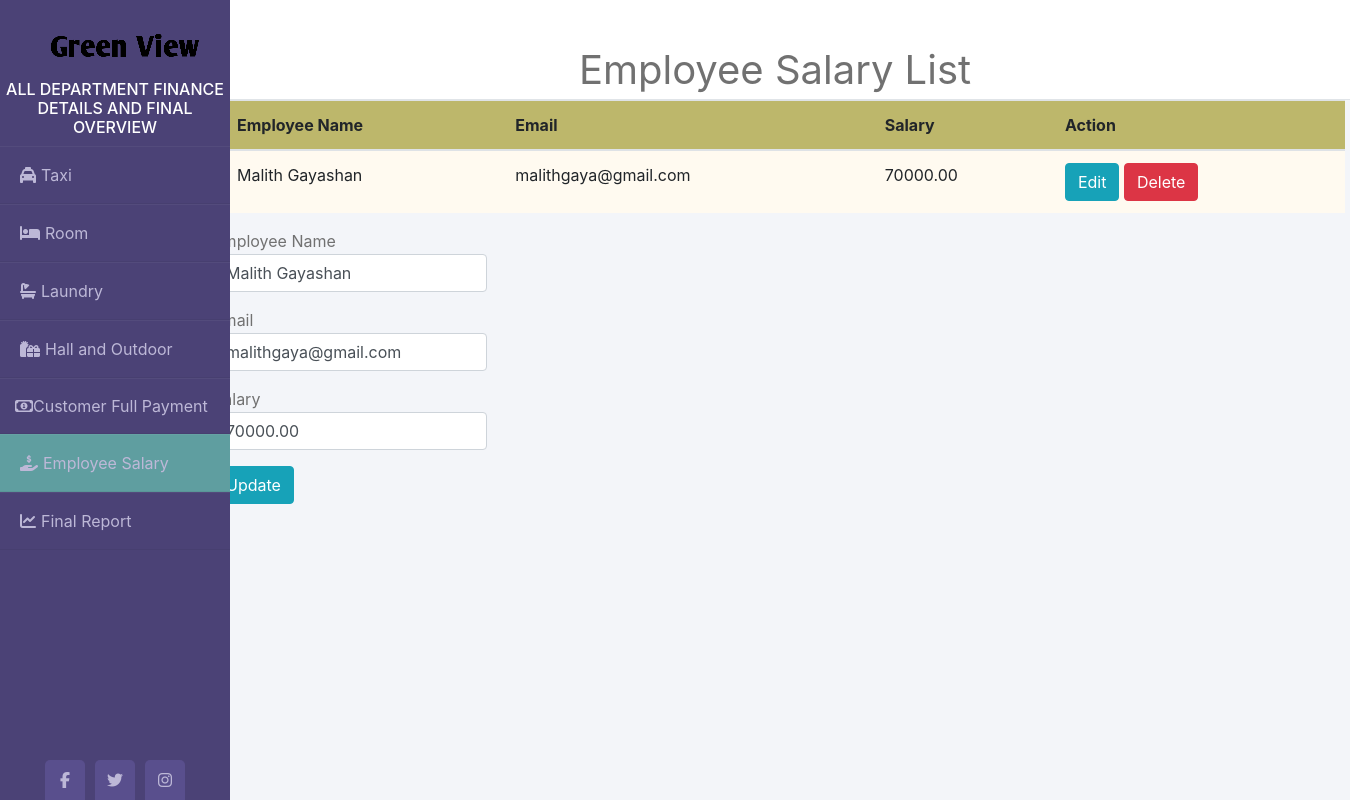
The page /indexEmployee.php?edit=1 on the database its author committed.
### tables this page shows
CREATE TABLE `employee_salary` (
  `employee_id` int(4) NOT NULL,
  `employee_name` varchar(100) NOT NULL,
  `email` varchar(50) NOT NULL,
  `sal` decimal(10,2) NOT NULL
);

### Backend/employeeIndex.php (called while the page is built, shortened)
<?php
    $mysqli = new mysqli('localhost','root','','greenview') or die(mysqli_error($mysqli));
    if(isset($_GET['edit'])){
        $id = $_GET['edit'];
        $update = true;
        $result = $mysqli->query("SELECT * FROM employee_salary WHERE employee_id = $id") or die($mysqli->error());
        if(count($result)==1){
            $row = $result->fetch_array();
            $name = $row['employee_name'];
            $email = $row['email'];
            $sal = $row['sal'];
        }
    }
?>

### indexEmployee.php (the view, shortened to what this page needs)
<!DOCTYPE html>
<html lang="en">
<head>
<link rel="stylesheet" href="https://cdnjs.cloudflare.com/ajax/libs/twitter-bootstrap/4.4.1/css/bootstrap.min.css">
<link rel="stylesheet" href="https://cdnjs.cloudflare.com/ajax/libs/font-awesome/5.13.0/css/all.min.css">
<link rel = "stylesheet" href = "assets/css/styles.css">
</head>
<body>
<div class = "wrapper">
    <div class = "sidebar">
        <img class = "imge" src = "assets/img/logo/logo-img.png">
        <h6>All Department Finance Details and Final Overview</h6>
        <ul>
            <li><a href = "indexTaxi.php"><i class="fas fa-taxi"></i>Taxi</a></li>
            <li><a href = "indexRoom.php"><i class="fas fa-bed"></i>Room</a></li>
            <li><a href = "indexLaundry.php"><i class="fas fa-bath"></i>Laundry</a></li>
            <li><a href = "indexHall.php"><i class="fas fa-gifts"></i>Hall and Outdoor</a></li>
            <li><a href = "customerBill.php"><i class="far fa-money-bill-alt"></i>Customer Full Payment</a></li>
            <li class = "active"><a href = "indexEmployee.php"><i class="fas fa-hand-holding-usd"></i>Employee Salary</a></li>
            <li><a href = "indexFinal.php"><i class="fas fa-chart-line"></i>Final Report</a></li>
        </ul>
        <div class="social_media">
            <a href="https://www.facebook.com"><i class="fab fa-facebook-f"></i></a>
            <a href="https://www.twitter.com"><i class="fab fa-twitter"></i></a>
            <a href="https://www.instagram.com"><i class="fab fa-instagram"></i></a>
        </div>
    </div>
    <div class="main_content">
        <div class = "header">Employee Salary List</div>
        <?php require_once 'Backend/employeeIndex.php'; ?>
        <div class ="container">
        <?php
            $mysqli = new mysqli('localhost','root','','greenview') or die(mysqli_error($mysqli));
            $result = $mysqli->query("SELECT * FROM employee_salary") or die($mysqli->error);
        ?>
            <div class = "row justify-content-center">
                <div class = "tab">
                <table class="table">
                    <thead>
                        <tr class = "trow">
                            <th>Employee Name</th>
                            <th>Email</th>
                            <th>Salary</th>
                            <th colspan = "2">Action</th>
                        </tr>
                    </thead>
                    <?php
                        while($row = $result->fetch_assoc()): ?>
                            <tr>
                                <td><?php echo $row['employee_name']; ?></td>
                                <td><?php echo $row['email']; ?></td>
                                <td><?php echo $row['sal']; ?></td>
                                <td>
                                    <a href = "indexEmployee.php?edit=<?php echo $row['employee_id']; ?>"
                                    class = "btn btn-info">Edit</a>
                                    <a href = "indexEmployee.php?delete=<?php echo $row['employee_id']; ?>"
                                    class = "btn btn-danger">Delete</a>
                                </td>
                            </tr>
                        <?php endwhile; ?>
                </table>
                        </div>
            </div>
            <div class = "row justify-content-center">
                <div class = "info">
                    <form action="" method = "POST" name = "myForm" onsubmit = "retuen validate()">
                        <div class="form-group">
                            <lable>Employee Name</lable>
                            <input type="text" name = "employee_name"
                            value ="<?php echo $name; ?>" class = "form-control" placeholder = "Enter Employee Name"
                            pattern = "[^a-z]{1,25}" required>
                        </div>
                        <div class="form-group">
                            <lable>Email</lable>
                            <input type="text" name = "email" value ="<?php echo $email; ?>"
                            class = "form-control" placeholder = "Email" pattern = "[^ @]*@[^ @]*"
                            title = "Please include an '@' in the email address. 'email_address' is missing an '@'" required>
                        </div>
                        <div class="form-group">
                            <lable>Salary</lable>
                            <input type="number" name = "sal" value ="<?php echo $sal; ?>"
                            class = "form-control" placeholder = "Salary" required><span id = "prc"></span>
                        </div>
                        <div class="form-group">
                            <?php
                            if($update == true):
                            ?>
                                <button type = "submit" class = "btn btn-info" name = "update">Update</button>
                            <?php else: ?>
                                <button type = "submit" name = "add" class = "btn btn-primary">Add</button>
                            <?php endif; ?>
                        </div>
                    </form>
                </div>
                </div>
            </div>
    </div>
</div>
</body>
</html>

### assets/css/styles.css (style rules this page uses)
* { margin: 0; padding: 0; box-sizing: border-box; list-style: none; text-decoration: none; }
body { background: #f3f5f9; }
.wrapper { display: flex; position: relative; }
.wrapper .sidebar { position: fixed; width: 230px; height: 100%; background: #4b4276; padding: 30px 0; }
.wrapper .sidebar h6 { color: #fff; text-transform: uppercase; text-align: center; margin-top: 20px; }
.wrapper .sidebar ul li { padding: 15px; border-bottom: 1px solid rgba(0, 0, 0, 0.05); border-top: 1px solid rgba(225, 225, 225, 0.05); }
.wrapper .sidebar ul li a { color: #bdb8d7; display: block; }
.wrapper .sidebar ul li a .fas { widows: 25px; padding: 5px; }
.wrapper .sidebar .social_media { position: absolute; bottom: 0; left: 50%; transform: translate(-50%); display: flex; }
.wrapper .sidebar .social_media a { display: block; width: 40px; background: #594f8d; height: 40px; line-height: 40px; text-align: center; margin: 0 5px; color: #bdb8d7; border-top-right-radius: 5px; border-top-left-radius: 5px; }
.wrapper .main_content { width: 100%; margin-left: 200px; }
.wrapper .main_content .header { padding: 40px; background:#fff; color: #717171; height: 100px; font-size: 40px; text-align:center; border-bottom: 1px solid #e0e4e8; }
.info { color: #717171; line-height: 25px; margin-bottom: 20px; margin-right: 850px; }
.active { background-color: cadetblue; }
.imge { margin-left: 50px; }
.trow { background-position: center; text-align: left; background-color: darkkhaki; }
td { text-align: left; background-color: floralwhite; }
.tab { width: 2500px; margin-left: 20px; }

### rows shown on the page
employee_salary: employee_name "Malith Gayashan", email "malithgaya@gmail.com", sal "70000.00"
